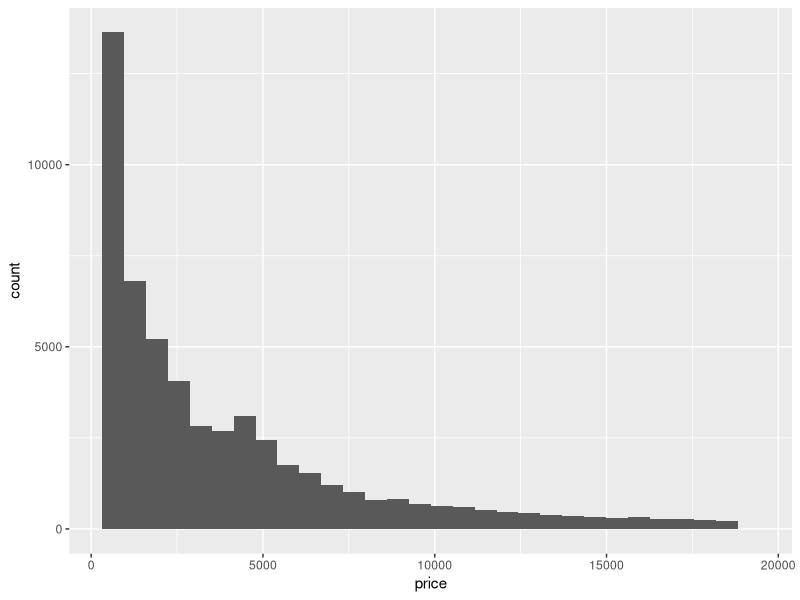

Reproduce this figure in R.
## ---- chunk 1
library(tidyverse) 
library(ggplot2)
## ---- chunk 2
diamonds <- diamonds %>% rename(
    depth_pct = depth,
    length_mm = x,
    width_mm = y,
    depth_mm = z,
    table_pct = table
  )
## ---- chunk 3
# Do some preliminary investigations & cleaning
diamonds %>% count(carat, sort = TRUE)

range(diamonds$price)

diamonds %>% ggplot(mapping = aes(x = price)) + geom_histogram()



## ---- chunk 4

diamonds <- diamonds %>%
  mutate(table_mm = table_pct * width_mm / 100)

# Overall table_mm arithmetic mean?






# table_mm arithmetic mean within each clarity category






## ---- chunk 5
# Write gmean() command



## ---- chunk 6

test_data <- list(
  test1 = c(2.1, 3.8, 4.2),
  test2 = c(1, 10, 100, 1000),
  test3 = c(0, 1, 4),
  test4 = c(0.38,  0.94, -1.56),
  test5 = c(TRUE, TRUE),
  test6 = c("6", "7", "8")
)


# Create for loop to test gmean() on the above examples


## ---- chunk 7
# Copy gmean() from Ex4 and edit it to check the input





# Copy your code from Ex 5 to test your new command





## ---- chunk 8
# Overall table_mm geometic mean?






# table_mm geometic mean within each clarity category






## ---- chunk 9
# Create gmean2() that computes the geometric mean 
#   that uses the original definition






## ---- chunk 10
# Create a function that computes the harmonic mean







